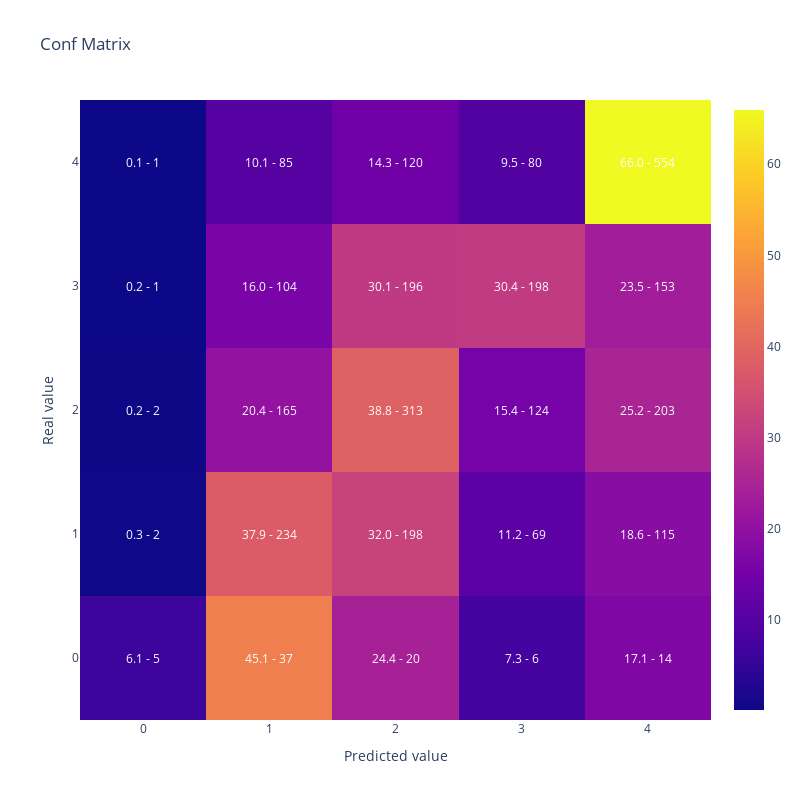

This figure's notebook cell:
### Code cell
#Vamos a replicar el resultado de la optimizacion reentrenando el modelo con el mejor conjunto de hiperparametros
#Generamos parametros incluyendo los fijos y la mejor solución que encontro optuna
lgb_params =  {      
                        'objective': 'multiclass',
                        'verbosity':-1,
                        'num_class': len(y_train.unique())} | study.best_params

lgb_train_dataset = lgb.Dataset(data=X_train,
                                label=y_train)


#Entreno
lgb_model = lgb.train(lgb_params,
                    lgb_train_dataset)

#Muestro matriz de confusion y kappa
print(cohen_kappa_score(y_test,lgb_model.predict(X_test).argmax(axis=1),
                             weights = 'quadratic'))

display(plot_confusion_matrix(y_test,lgb_model.predict(X_test).argmax(axis=1)))

### Figure 1 — Plotly figure (JSON) as saved in the notebook; plotly's stock layout.template omitted (floating-point values rounded to 4 significant figures)
{"data": [{"type": "heatmap", "x": [0, 1, 2, 3, 4], "y": [0, 1, 2, 3, 4], "z": [[6.098, 45.12, 24.39, 7.317, 17.07], [0.3236, 37.86, 32.04, 11.17, 18.61], [0.2478, 20.45, 38.79, 15.37, 25.15], [0.1534, 15.95, 30.06, 30.37, 23.47], [0.119, 10.12, 14.29, 9.524, 65.95]]}], "layout": {"annotations": [{"font": {"color": "white"}, "showarrow": false, "text": "6.1 - 5", "x": 0, "xref": "x", "y": 0, "yref": "y"}, {"font": {"color": "white"}, "showarrow": false, "text": "45.1 - 37", "x": 1, "xref": "x", "y": 0, "yref": "y"}, {"font": {"color": "white"}, "showarrow": false, "text": "24.4 - 20", "x": 2, "xref": "x", "y": 0, "yref": "y"}, {"font": {"color": "white"}, "showarrow": false, "text": "7.3 - 6", "x": 3, "xref": "x", "y": 0, "yref": "y"}, {"font": {"color": "white"}, "showarrow": false, "text": "17.1 - 14", "x": 4, "xref": "x", "y": 0, "yref": "y"}, {"font": {"color": "white"}, "showarrow": false, "text": "0.3 - 2", "x": 0, "xref": "x", "y": 1, "yref": "y"}, {"font": {"color": "white"}, "showarrow": false, "text": "37.9 - 234", "x": 1, "xref": "x", "y": 1, "yref": "y"}, {"font": {"color": "white"}, "showarrow": false, "text": "32.0 - 198", "x": 2, "xref": "x", "y": 1, "yref": "y"}, {"font": {"color": "white"}, "showarrow": false, "text": "11.2 - 69", "x": 3, "xref": "x", "y": 1, "yref": "y"}, {"font": {"color": "white"}, "showarrow": false, "text": "18.6 - 115", "x": 4, "xref": "x", "y": 1, "yref": "y"}, {"font": {"color": "white"}, "showarrow": false, "text": "0.2 - 2", "x": 0, "xref": "x", "y": 2, "yref": "y"}, {"font": {"color": "white"}, "showarrow": false, "text": "20.4 - 165", "x": 1, "xref": "x", "y": 2, "yref": "y"}, {"font": {"color": "white"}, "showarrow": false, "text": "38.8 - 313", "x": 2, "xref": "x", "y": 2, "yref": "y"}, {"font": {"color": "white"}, "showarrow": false, "text": "15.4 - 124", "x": 3, "xref": "x", "y": 2, "yref": "y"}, {"font": {"color": "white"}, "showarrow": false, "text": "25.2 - 203", "x": 4, "xref": "x", "y": 2, "yref": "y"}, {"font": {"color": "white"}, "showarrow": false, "text": "0.2 - 1", "x": 0, "xref": "x", "y": 3, "yref": "y"}, {"font": {"color": "white"}, "showarrow": false, "text": "16.0 - 104", "x": 1, "xref": "x", "y": 3, "yref": "y"}, {"font": {"color": "white"}, "showarrow": false, "text": "30.1 - 196", "x": 2, "xref": "x", "y": 3, "yref": "y"}, {"font": {"color": "white"}, "showarrow": false, "text": "30.4 - 198", "x": 3, "xref": "x", "y": 3, "yref": "y"}, {"font": {"color": "white"}, "showarrow": false, "text": "23.5 - 153", "x": 4, "xref": "x", "y": 3, "yref": "y"}, {"font": {"color": "white"}, "showarrow": false, "text": "0.1 - 1", "x": 0, "xref": "x", "y": 4, "yref": "y"}, {"font": {"color": "white"}, "showarrow": false, "text": "10.1 - 85", "x": 1, "xref": "x", "y": 4, "yref": "y"}, {"font": {"color": "white"}, "showarrow": false, "text": "14.3 - 120", "x": 2, "xref": "x", "y": 4, "yref": "y"}, {"font": {"color": "white"}, "showarrow": false, "text": "9.5 - 80", "x": 3, "xref": "x", "y": 4, "yref": "y"}, {"font": {"color": "white"}, "showarrow": false, "text": "66.0 - 554", "x": 4, "xref": "x", "y": 4, "yref": "y"}], "height": 800, "title": {"text": "Conf Matrix"}, "width": 800, "xaxis": {"title": {"text": "Predicted value"}}, "yaxis": {"title": {"text": "Real value"}}}}
